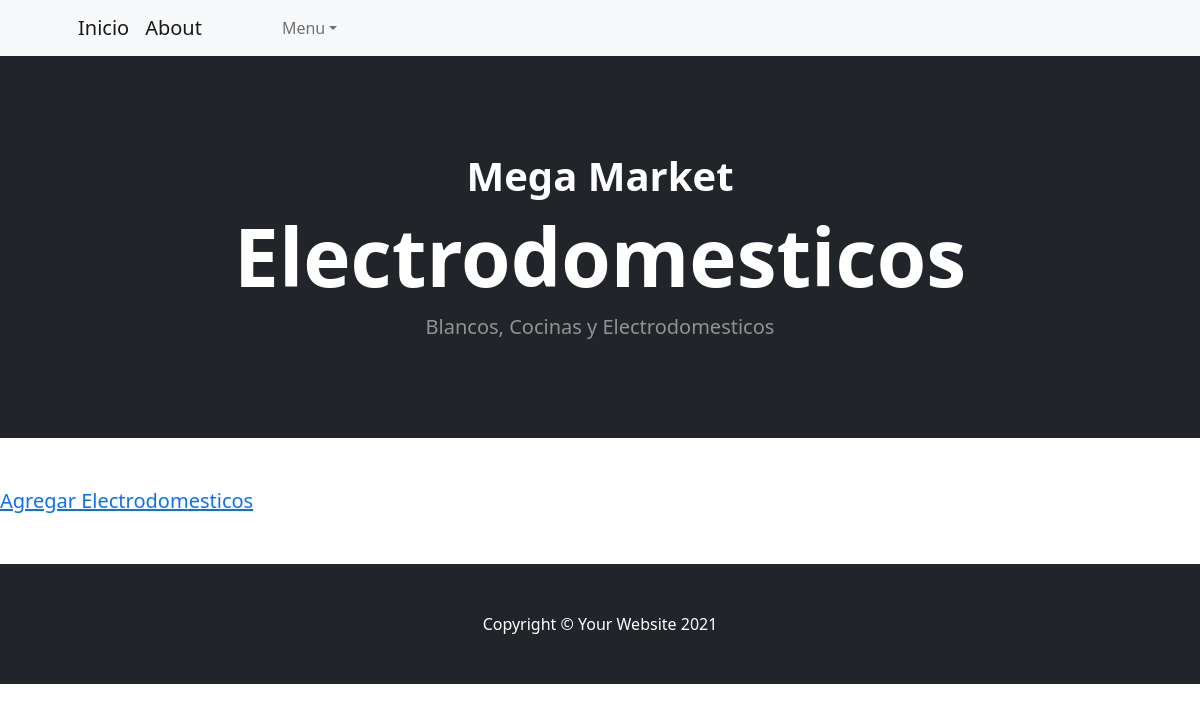
The page /AppHogar/leerElectrodomesticos on the database as committed earlier.
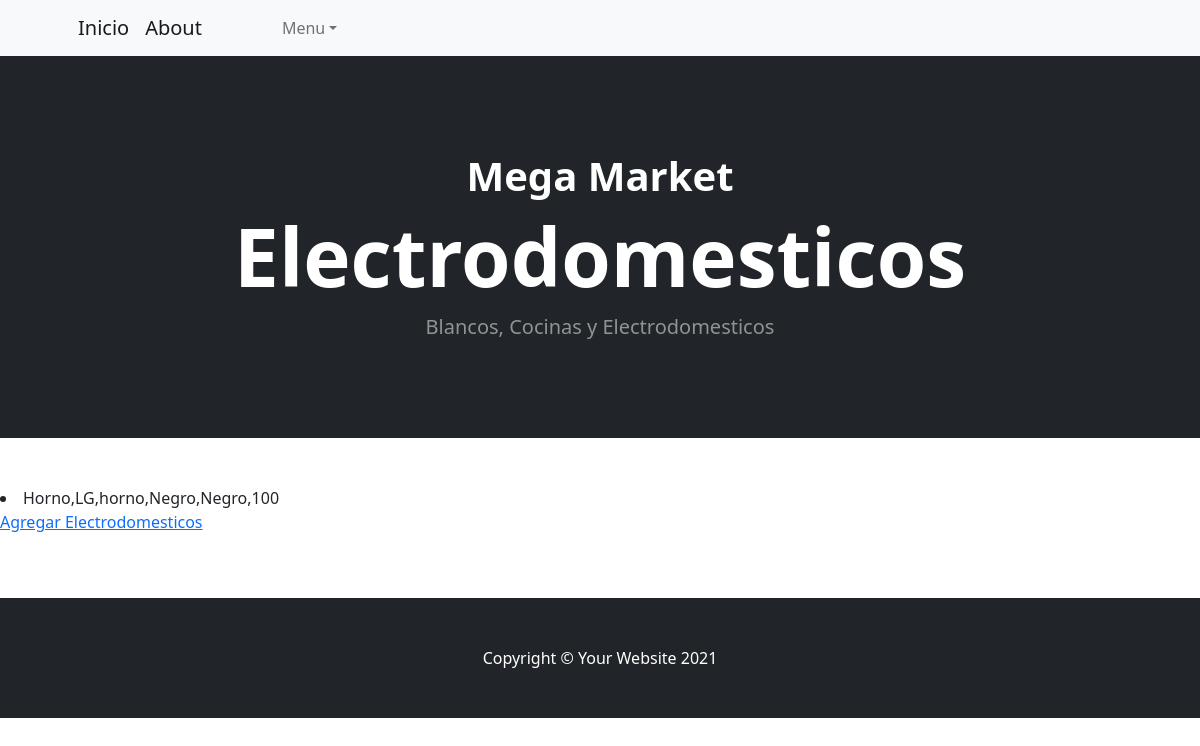
The same page on the database as committed later.
### AppHogar/models.py (models this page shows)
class Electrodomesticos(models.Model):
    tipo = models.CharField(max_length=60)
    marca = models.CharField(max_length=60)
    descripcion = models.CharField(max_length=60)
    modelo = models.CharField(max_length=60)
    color = models.CharField(max_length=30)
    voltage = models.IntegerField()
    def __str__(self):
        return f"{self.tipo},{self.marca},{self.descripcion},{self.color},{self.color},{self.voltage}"

### AppHogar/views.py (the view)
# urls.py: path('leerElectrodomesticos', views.leerElectro, name='LeerElectrodomesticos'),
def leerElectro(request):
    electrodomesticos = Electrodomesticos.objects.all()
    dir =  {'electrodomesticos': electrodomesticos} #contexto
    return render(request, 'AppHogar/leerElectrodomesticos.html', dir)

### AppHogar/templates/AppHogar/leerElectrodomesticos.html (shortened to what this page needs)
{%extends "AppInicio/base.html"%}
{%load static%}
{%block head%}
<h1 class="display-6 fw-bolder">Mega Market</h1>
<h1 class="display-1 fw-bolder">Electrodomesticos </h1>
<p class="lead fw-normal text-white-50 mb-0">Blancos, Cocinas y Electrodomesticos</p>
{%endblock%}
{%block contenido%}
{%for e in electrodomesticos %}
<li>{{ e }}</li>
{% endfor %}
    <a href="{% url 'ElectrodomesticosForm' %}">Agregar Electrodomesticos </a>
{%endblock%}

Rows that differ between the two databases and show on the page:
added Electrodomesticos: tipo+marca+descripcion "Horno,LG,horno,Negro,Negro,100"
